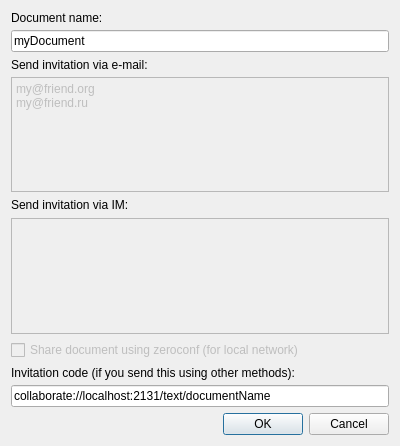
<ui version="4.0" >
 <class>ShareDialog</class>
 <widget class="QDialog" name="ShareDialog" >
  <property name="geometry" >
   <rect>
    <x>0</x>
    <y>0</y>
    <width>400</width>
    <height>446</height>
   </rect>
  </property>
  <property name="windowTitle" >
   <string>Share document</string>
  </property>
  <layout class="QVBoxLayout" >
   <item>
    <layout class="QVBoxLayout" >
     <property name="spacing" >
      <number>5</number>
     </property>
     <item>
      <widget class="QLabel" name="label" >
       <property name="text" >
        <string>Document name:</string>
       </property>
      </widget>
     </item>
     <item>
      <widget class="QLineEdit" name="documentNameLineEdit" >
       <property name="text" >
        <string>myDocument</string>
       </property>
      </widget>
     </item>
    </layout>
   </item>
   <item>
    <layout class="QVBoxLayout" >
     <property name="spacing" >
      <number>5</number>
     </property>
     <property name="leftMargin" >
      <number>0</number>
     </property>
     <property name="topMargin" >
      <number>0</number>
     </property>
     <property name="rightMargin" >
      <number>0</number>
     </property>
     <property name="bottomMargin" >
      <number>0</number>
     </property>
     <item>
      <widget class="QLabel" name="label_2" >
       <property name="text" >
        <string>Send invitation via e-mail:</string>
       </property>
      </widget>
     </item>
     <item>
      <widget class="QTextEdit" name="emailTextEdit" >
       <property name="enabled" >
        <bool>false</bool>
       </property>
       <property name="html" >
        <string>&lt;html>&lt;head>&lt;meta name="qrichtext" content="1" />&lt;style type="text/css">
p, li { white-space: pre-wrap; }
&lt;/style>&lt;/head>&lt;body style=" font-family:'Sans Serif'; font-size:9pt; font-weight:400; font-style:normal;">
&lt;p style=" margin-top:0px; margin-bottom:0px; margin-left:0px; margin-right:0px; -qt-block-indent:0; text-indent:0px;">my@friend.org&lt;/p>
&lt;p style=" margin-top:0px; margin-bottom:0px; margin-left:0px; margin-right:0px; -qt-block-indent:0; text-indent:0px;">my@friend.ru&lt;/p>&lt;/body>&lt;/html></string>
       </property>
      </widget>
     </item>
    </layout>
   </item>
   <item>
    <layout class="QVBoxLayout" >
     <item>
      <widget class="QLabel" name="imLabel" >
       <property name="text" >
        <string>Send invitation via IM:</string>
       </property>
      </widget>
     </item>
     <item>
      <widget class="QTextEdit" name="imTextEdit" >
       <property name="enabled" >
        <bool>false</bool>
       </property>
      </widget>
     </item>
    </layout>
   </item>
   <item>
    <widget class="QCheckBox" name="zeroconfCheckBox" >
     <property name="enabled" >
      <bool>false</bool>
     </property>
     <property name="text" >
      <string>Share document using zeroconf (for local network)</string>
     </property>
     <property name="checked" >
      <bool>false</bool>
     </property>
     <property name="tristate" >
      <bool>false</bool>
     </property>
    </widget>
   </item>
   <item>
    <layout class="QVBoxLayout" >
     <property name="spacing" >
      <number>5</number>
     </property>
     <item>
      <widget class="QLabel" name="label_4" >
       <property name="text" >
        <string>Invitation code (if you send this using other methods):</string>
       </property>
      </widget>
     </item>
     <item>
      <widget class="QLineEdit" name="codeLineEdit" >
       <property name="enabled" >
        <bool>true</bool>
       </property>
       <property name="acceptDrops" >
        <bool>false</bool>
       </property>
       <property name="text" >
        <string>collaborate://localhost:2131/text/documentName</string>
       </property>
       <property name="readOnly" >
        <bool>true</bool>
       </property>
      </widget>
     </item>
    </layout>
   </item>
   <item>
    <widget class="QDialogButtonBox" name="buttonBox" >
     <property name="orientation" >
      <enum>Qt::Horizontal</enum>
     </property>
     <property name="standardButtons" >
      <set>QDialogButtonBox::Cancel|QDialogButtonBox::NoButton|QDialogButtonBox::Ok</set>
     </property>
    </widget>
   </item>
  </layout>
 </widget>
 <resources/>
 <connections>
  <connection>
   <sender>buttonBox</sender>
   <signal>accepted()</signal>
   <receiver>ShareDialog</receiver>
   <slot>accept()</slot>
   <hints>
    <hint type="sourcelabel" >
     <x>248</x>
     <y>254</y>
    </hint>
    <hint type="destinationlabel" >
     <x>157</x>
     <y>274</y>
    </hint>
   </hints>
  </connection>
  <connection>
   <sender>buttonBox</sender>
   <signal>rejected()</signal>
   <receiver>ShareDialog</receiver>
   <slot>reject()</slot>
   <hints>
    <hint type="sourcelabel" >
     <x>316</x>
     <y>260</y>
    </hint>
    <hint type="destinationlabel" >
     <x>286</x>
     <y>274</y>
    </hint>
   </hints>
  </connection>
 </connections>
</ui>
